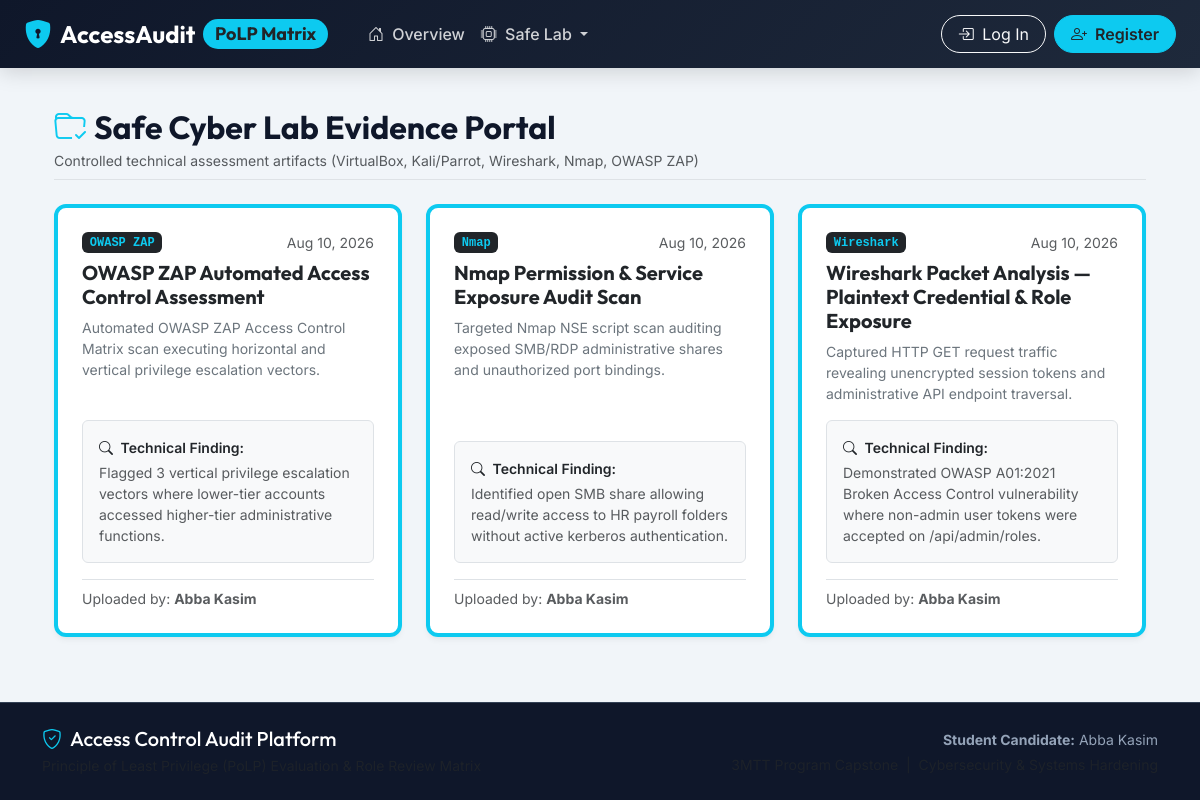
The app's page /lab/evidence with its own data.
### abba_kasim_access_control/app/models.py (models this page shows)
class LabEvidence(db.Model):
    __tablename__ = 'lab_evidence'
    id = db.Column(db.Integer, primary_key=True)
    title = db.Column(db.String(150), nullable=False)
    tool_category = db.Column(db.String(50), nullable=False) # 'VirtualBox VM', 'Kali/Parrot', 'Wireshark', 'Nmap', 'OWASP ZAP'
    filename = db.Column(db.String(255), nullable=False)
    file_path = db.Column(db.String(255), nullable=False)
    description = db.Column(db.Text, nullable=True)
    findings_summary = db.Column(db.Text, nullable=True)
    uploaded_by = db.Column(db.String(80), nullable=False)
    uploaded_at = db.Column(db.DateTime, default=datetime.utcnow)

### abba_kasim_access_control/app/blueprints/lab/routes.py (the view)
@lab_bp.route('/evidence')
def list_evidence():
    evidences = LabEvidence.query.order_by(LabEvidence.uploaded_at.desc()).all()
    return render_template('lab/evidence.html', evidences=evidences)

### abba_kasim_access_control/app/templates/lab/evidence.html (shortened to what this page needs)
{% extends "base.html" %}
{% block content %}
<div class="container px-4">
    <div class="d-flex flex-column flex-md-row justify-content-between align-items-md-center mb-4 pb-2 border-bottom">
        <div>
            <h2 class="fw-bold mb-1"><i class="bi bi-folder-check text-info me-2"></i>Safe Cyber Lab Evidence Portal</h2>
            <p class="text-muted small mb-0">Controlled technical assessment artifacts (VirtualBox, Kali/Parrot, Wireshark, Nmap, OWASP ZAP)</p>
        </div>
    </div>
    <div class="row g-4">
        {% for e in evidences %}
        <div class="col-md-6 col-lg-4">
            <div class="glass-card p-4 h-100 d-flex flex-column border-top border-4 border-info">
                <div class="d-flex justify-content-between align-items-center mb-2">
                    <span class="badge bg-dark text-info font-monospace">{{ e.tool_category }}</span>
                    <span class="small text-muted">{{ e.uploaded_at.strftime('%b %d, %Y') }}</span>
                </div>
                <h5 class="fw-bold text-dark mb-2">{{ e.title }}</h5>
                <p class="small text-secondary mb-3">{{ e.description }}</p>
                <div class="bg-light p-3 rounded border mb-3 mt-auto">
                    <span class="d-block fw-semibold text-dark small mb-1"><i class="bi bi-search me-1"></i> Technical Finding:</span>
                    <span class="small text-muted d-block">{{ e.findings_summary }}</span>
                </div>
                <div class="d-flex justify-content-between align-items-center pt-2 border-top">
                    <span class="small text-muted">Uploaded by: <b>{{ e.uploaded_by }}</b></span>
                </div>
            </div>
        </div>
        {% endfor %}
    </div>
</div>
{% endblock %}

### abba_kasim_access_control/app/templates/base.html (style rules this page uses)
:root { --primary-bg: #0F172A; --accent-blue: #2563EB; --accent-cyan: #0EA5E9; --surface-dark: #1E293B; --surface-light: #F8FAFC; --text-dark: #0F172A; --text-muted: #64748B; }
body { font-family: 'Inter', sans-serif; background-color: #F1F5F9; color: var(--text-dark); min-height: 100vh; display: flex; flex-direction: column; }
h1, h2, h3, h4, h5, h6, .brand-font { font-family: 'Outfit', sans-serif; }
.glass-card { background: rgba(255, 255, 255, 0.95); backdrop-filter: blur(10px); border: 1px solid rgba(226, 232, 240, 0.8); border-radius: 12px; box-shadow: 0 4px 6px -1px rgba(0, 0, 0, 0.05), 0 2px 4px -1px rgba(0, 0, 0, 0.03); transition: transform 0.2s ease, box-shadow 0.2s ease; }

### records on screen
LabEvidence: tool_category "OWASP ZAP", uploaded_at "Aug 10, 2026", title "OWASP ZAP Automated Access Control Assessment", description "Automated OWASP ZAP Access Control Matrix scan executing horizontal and vertical privilege escalation vectors.", findings_summary "Flagged 3 vertical privilege escalation vectors where lower-tier accounts accessed higher-tier administrative functions.", uploaded_by "Abba Kasim"
LabEvidence: tool_category "Nmap", uploaded_at "Aug 10, 2026", title "Nmap Permission & Service Exposure Audit Scan", description "Targeted Nmap NSE script scan auditing exposed SMB/RDP administrative shares and unauthorized port bindings.", findings_summary "Identified open SMB share allowing read/write access to HR payroll folders without active kerberos authentication.", uploaded_by "Abba Kasim"
LabEvidence: tool_category "Wireshark", uploaded_at "Aug 10, 2026", title "Wireshark Packet Analysis — Plaintext Credential & Role Exposure", description "Captured HTTP GET request traffic revealing unencrypted session tokens and administrative API endpoint traversal.", findings_summary "Demonstrated OWASP A01:2021 Broken Access Control vulnerability where non-admin user tokens were accepted on /api/admin/roles.", uploaded_by "Abba Kasim"
